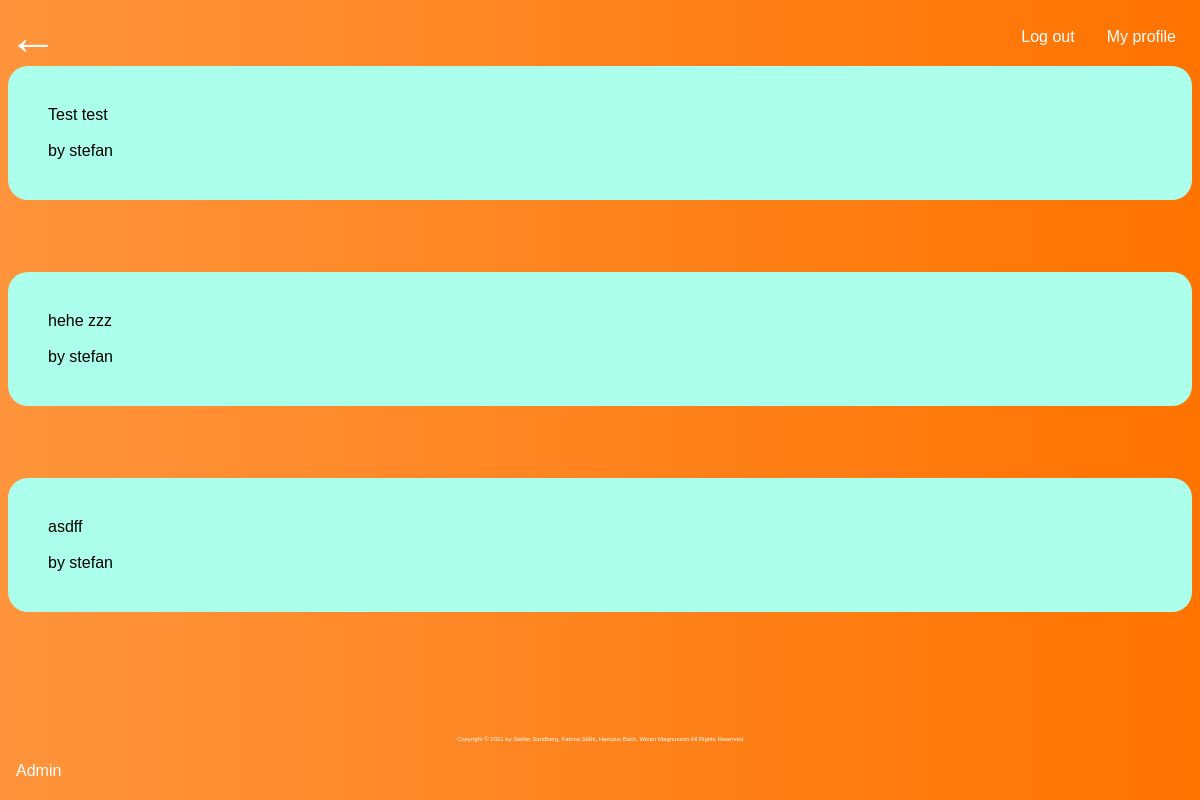
The page /news.php (signed in) on the database as committed earlier.
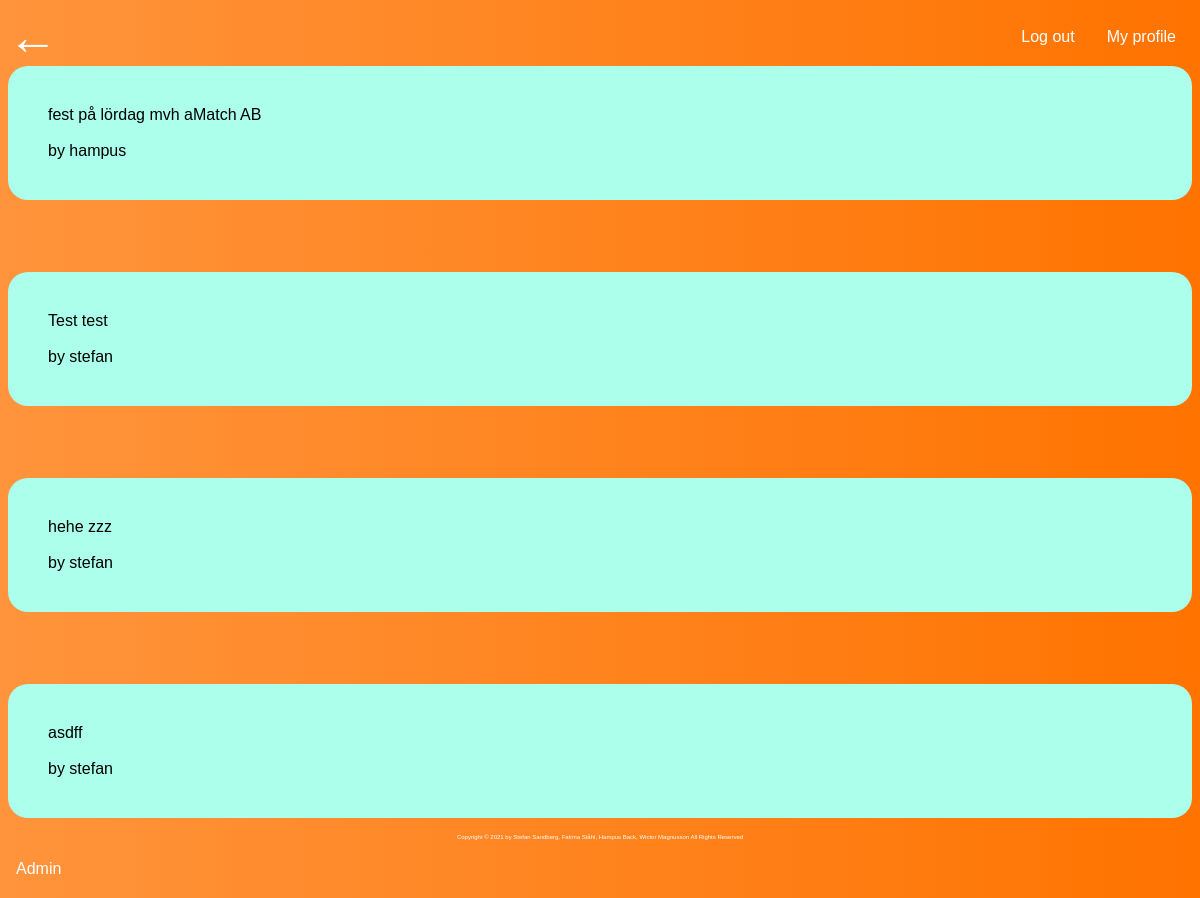
The same page on the database as committed later.
### tables this page shows
CREATE TABLE "News" (
	"newsID"	INTEGER,
	"userID"	INTEGER,
	"message"	TEXT,
	PRIMARY KEY("newsID")
);

CREATE TABLE "User" (
	"userID"	INTEGER,
	"username"	TEXT,
	"email"	TEXT,
	"passwordhash"	TEXT,
	"salt"	TEXT,
	"userType"	INTEGER,
	PRIMARY KEY("userID" AUTOINCREMENT)
);

### include/api_functions.php (the view, shortened to what this page needs)
<?php
    function displayNews() {
        $db = new SQLite3("db/database.db");
        $sql = "SELECT * FROM User JOIN News ON User.userID = News.userID ORDER BY newsID DESC";
        $stmt = $db->query($sql);
        while ($row = $stmt->fetchArray()) {
            echo "<div class='resultDiv'>";
            echo $row['message'];
            echo '<BR><BR>';
            echo 'by ' . $row['username'];
            echo "</div>";
            echo '<BR><BR><BR><BR>';
        }
    }
?>

### news.php (shortened to what this page needs)
<!DOCTYPE html>
<html>
<head>
    <link rel="stylesheet" href="./css/style.css">
</head>
    <body>
        <?php
            include "HTML/header.php";
            include "include/api_functions.php";
            displayNews();
            include "HTML/footer.php";
    ?>
    </body>
</html>

### HTML/header.php (shortened to what this page needs)
<ul>
    <?php
        if(isset($_SESSION['username'])){
            echo "<li style='float: right;'><a href='profile.php'>My profile</a></li>
            <li style='float: right;'><a href='logout.php'>Log out</a></li>";
            echo "<form action = 'homepage.php'><button class = 'back_button'>←</button></form>";
        }
        else {
            echo "<form action = 'index.php'><button class = 'back_button'>←</button></form>";
        }
    ?>
</ul>

### HTML/footer.php
<div class="footer">
        <div class = 'copyright'>
                Copyright © 2021 by Stefan Sandberg, Fatima Ståhl, Hampus Back, Wictor Magnusson All Rights Reserved
        </div>
        <ul>
                <li><a href="adminpage.php">Admin</a></li>
        </ul>
</div>

### css/style.css (style rules this page uses)
body { background-image: linear-gradient(to right, rgb(255, 148, 60), rgb(255, 115, 0)); font-family: Verdana, Geneva, Tahoma, sans-serif; }
*, *::before, *::after { box-sizing: border-box; }
ul { list-style-type: none; margin: 0; padding: 0; overflow: hidden; background-color: rgba(255, 130, 46, 0); }
li { float: left; }
.back_button { font-size: 50px; border: none; background-color: rgba(255, 130, 46, 0); color: white; text-align: center; padding: 0px 0px; text-decoration: none; }
li a { display: block; color: white; text-align: center; padding: 20px 16px; text-decoration: none; }
.footer { position: fixed; left: 0; bottom: 0; width: 100%; background-color: rgba(255, 130, 46, 0); color: white; text-align: center; }
.resultDiv { display: flex; background-color: rgb(172, 255, 234); padding: 40px 40px; border-radius: 20px; }
.copyright { color: rgb(255, 255, 255); font-size: 10%; font-family:Verdana, Geneva, Tahoma, sans-serif; position: relative; top: 25%; left: 0%; }

Rows that differ between the two databases and show on the page:
added news: message "fest på lördag mvh aMatch AB", userID.username "hampus"
